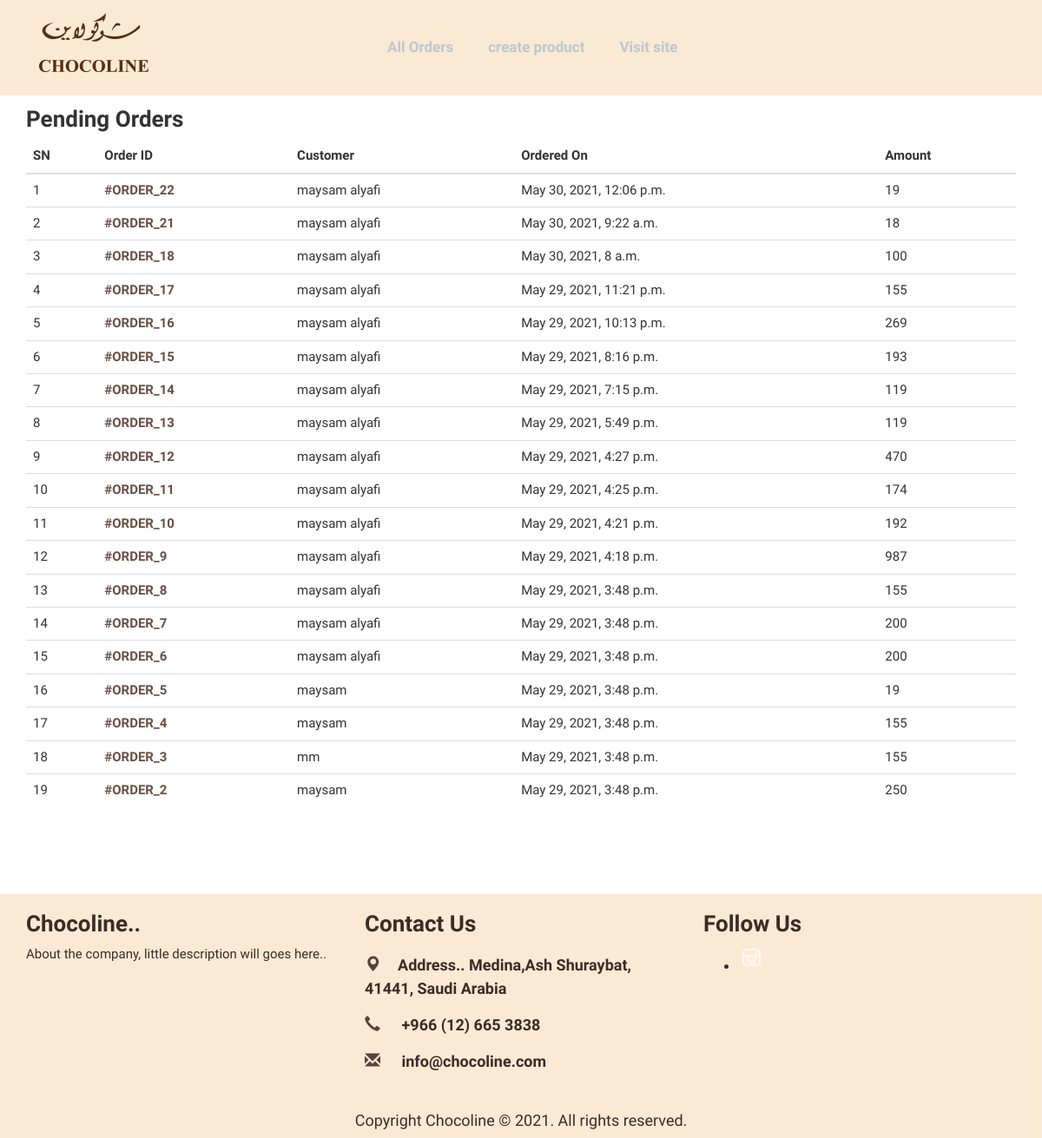
Page /admin-home/ (signed in) on the committed database.
### blog/models.py (models this page shows, shortened)
class Order(models.Model):
    cart = models.OneToOneField(Cart, on_delete=models.CASCADE)
    ordered_by = models.CharField(max_length=200)
    shipping_address = models.CharField(max_length=200)
    mobile = models.CharField(max_length=10)
    email = models.EmailField(null=True, blank=True)
    subtotal = models.PositiveIntegerField()
    total = models.PositiveIntegerField()
    created_at = models.DateTimeField(auto_now_add=True,)
    order_status = models.CharField(max_length=50, choices=ORDER_STATUS)

### blog/views.py (the view)
# urls.py: path("admin-home/", AdminHomeView.as_view(), name="adminhome"),
class AdminHomeView(AdminRequiredMixin, TemplateView):
    template_name = "adminpages/adminhome.html"
    def get_context_data(self, **kwargs):
        context = super().get_context_data(**kwargs)
        context["pendingorders"] = Order.objects.filter(
            order_status="Order Received").order_by("-id")
        return context

### blog/views.py (called while the page is built)
    def dispatch(self, request, *args, **kwargs):
        if request.user.is_authenticated and Admin.objects.filter(user=request.user).exists():
            pass
        else:
            return redirect("/admin-login/")
        return super().dispatch(request, *args, **kwargs)

### blog/templates/adminpages/adminhome.html (shortened to what this page needs)
{% extends 'adminpages/index.html' %}
{% block content %}
<div id="enquiry">
    <div class="section wow pulse"><br>
<div class="container">
    <div class="row">
        <div class="col-md-12">
            <h3>Pending Orders</h3>
            <table class="table">
                <thead>
                    <tr>
                        <th>SN</th>
                        <th>Order ID </th>
                        <th>Customer</th>
                        <th>Ordered On</th>
                        <th>Amount</th>
                    </tr>
                </thead>
                <tbody>
                    {% for order in pendingorders %}
                    <tr>
                        <td>{{forloop.counter}}</td>
                        <td><a href="{% url 'blog:adminorderdetail' order.id %}">#ORDER_{{order.id}}</a></td>
                        <td>{{order.ordered_by}}</td>
                        <td>{{order.created_at}}</td>
                        <td>{{order.total}}</td>
                    </tr>
                    {% endfor %}
                </tbody>
            </table>
        </div>
    </div>
</div>
    </div>
</div>
{% endblock %}

### blog/static/css/choco-style.css (style rules this page uses)
html, body { height: 100%; }
body { font-family: 'Poiret One', sans-serif; font-size: 15px; line-height: 1.50; color: #333333; background-color: #ffffff; position: relative; overflow-x:hidden; }
h3 { font-size: 26px; font-weight: 600; }
a { color: #694F45; font-weight:600; }
.section { background-color: #ffffff; padding: 80px 0; }

### rows in the picture
Order: id "22", ordered_by "maysam alyafi", created_at "May 30, 2021, 12:06 p.m.", total "19"
Order: id "21", ordered_by "maysam alyafi", created_at "May 30, 2021, 9:22 a.m.", total "18"
Order: id "18", ordered_by "maysam alyafi", created_at "May 30, 2021, 8 a.m.", total "100"
Order: id "17", ordered_by "maysam alyafi", created_at "May 29, 2021, 11:21 p.m.", total "155"
Order: id "16", ordered_by "maysam alyafi", created_at "May 29, 2021, 10:13 p.m.", total "269"
Order: id "15", ordered_by "maysam alyafi", created_at "May 29, 2021, 8:16 p.m.", total "193"
Order: id "14", ordered_by "maysam alyafi", created_at "May 29, 2021, 7:15 p.m.", total "119"
Order: id "13", ordered_by "maysam alyafi", created_at "May 29, 2021, 5:49 p.m.", total "119"
Order: id "12", ordered_by "maysam alyafi", created_at "May 29, 2021, 4:27 p.m.", total "470"
Order: id "11", ordered_by "maysam alyafi", created_at "May 29, 2021, 4:25 p.m.", total "174"
Order: id "10", ordered_by "maysam alyafi", created_at "May 29, 2021, 4:21 p.m.", total "192"
Order: id "9", ordered_by "maysam alyafi", created_at "May 29, 2021, 4:18 p.m.", total "987"
Order: id "8", ordered_by "maysam alyafi", created_at "May 29, 2021, 3:48 p.m.", total "155"
Order: id "7", ordered_by "maysam alyafi", created_at "May 29, 2021, 3:48 p.m.", total "200"
Order: id "6", ordered_by "maysam alyafi", created_at "May 29, 2021, 3:48 p.m.", total "200"
Order: id "5", ordered_by "maysam", created_at "May 29, 2021, 3:48 p.m.", total "19"
Order: id "4", ordered_by "maysam", created_at "May 29, 2021, 3:48 p.m.", total "155"
Order: id "3", ordered_by "mm", created_at "May 29, 2021, 3:48 p.m.", total "155"
Order: id "2", ordered_by "maysam", created_at "May 29, 2021, 3:48 p.m.", total "250"
